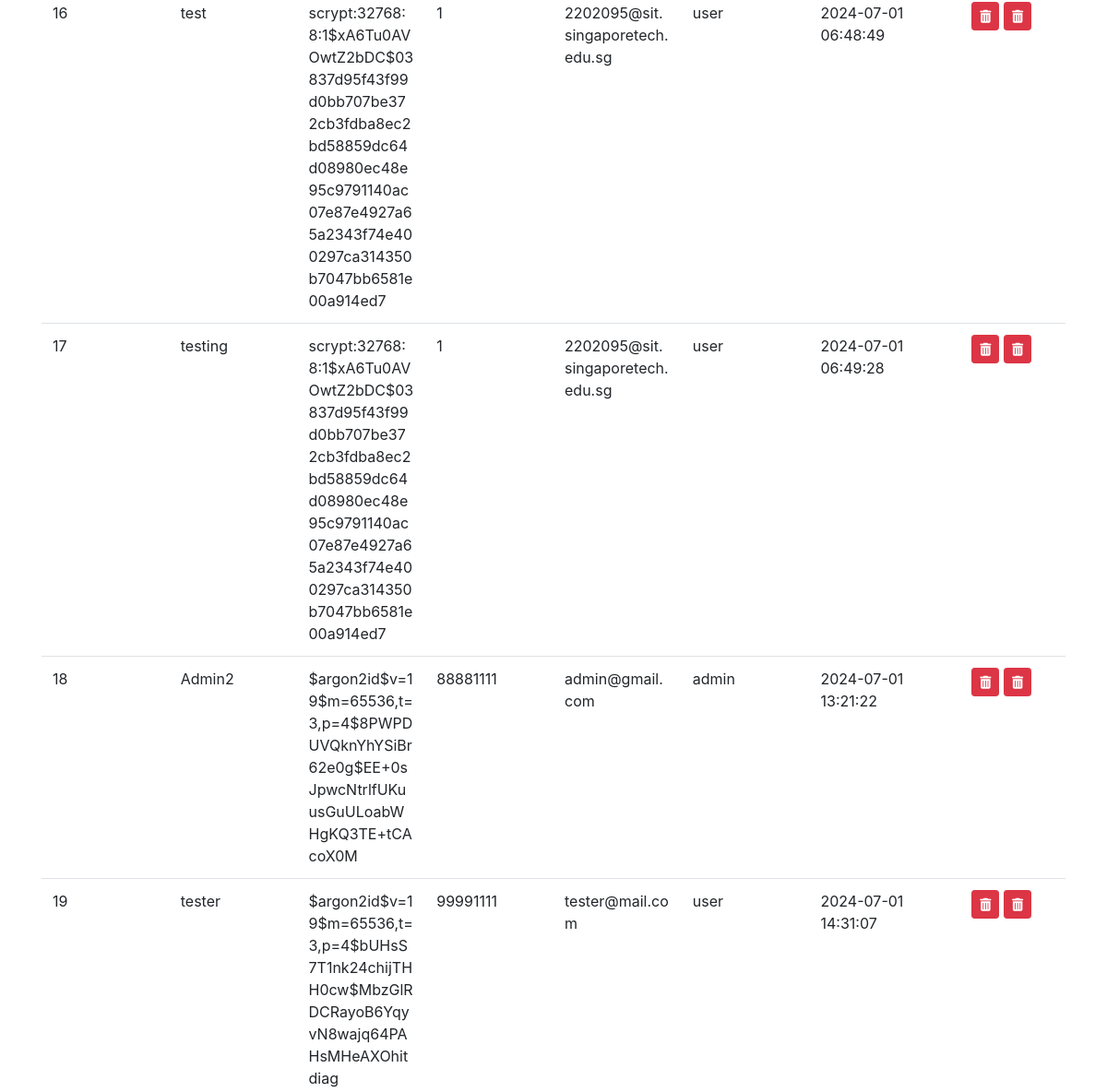
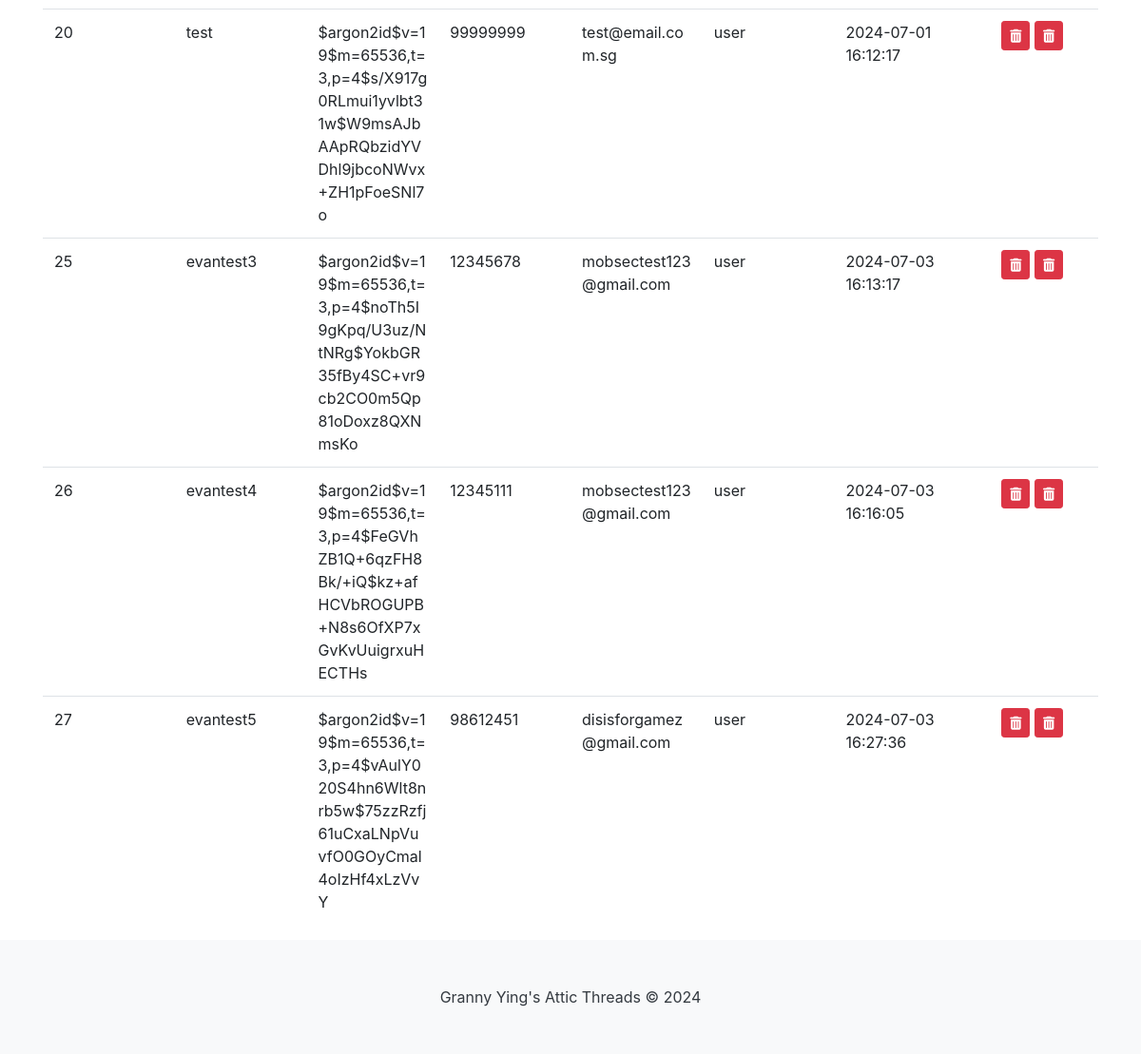
/list (lower part), run on an earlier commit of the app's database (2 pictures, top to bottom).
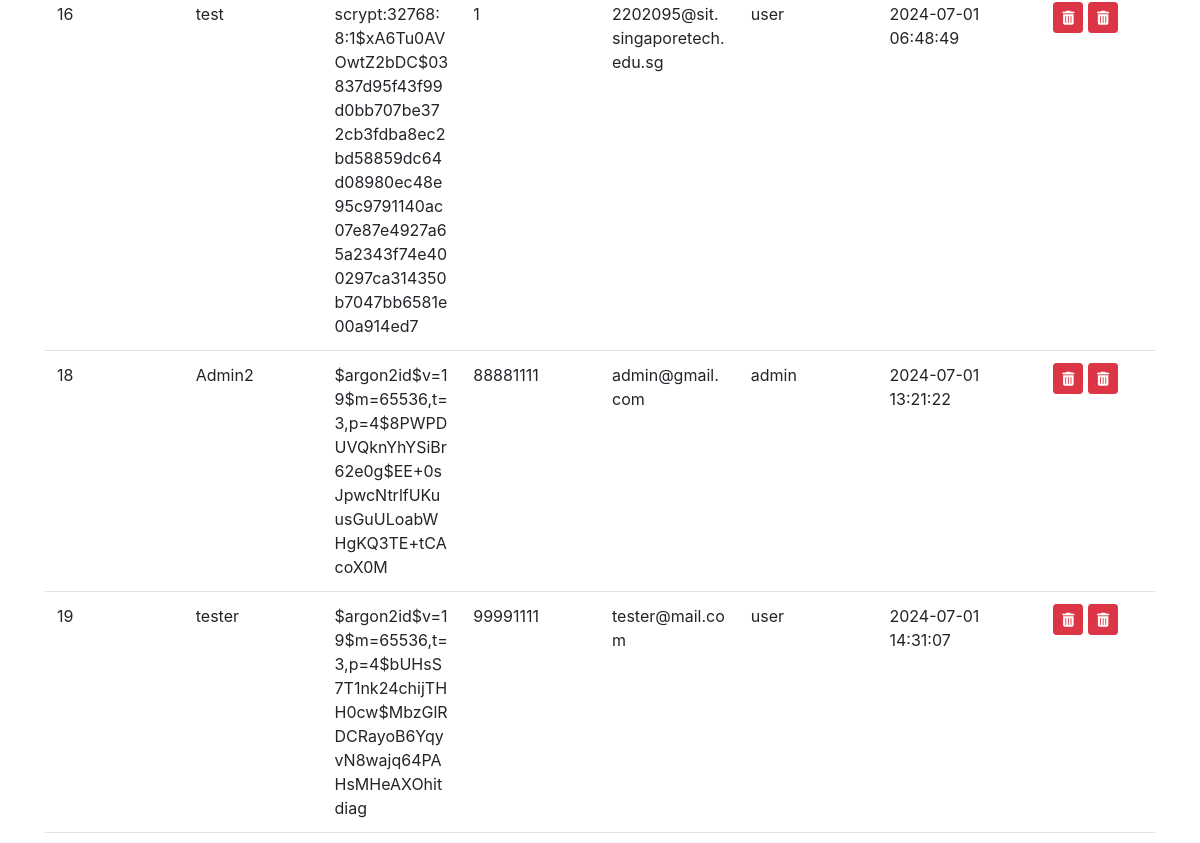
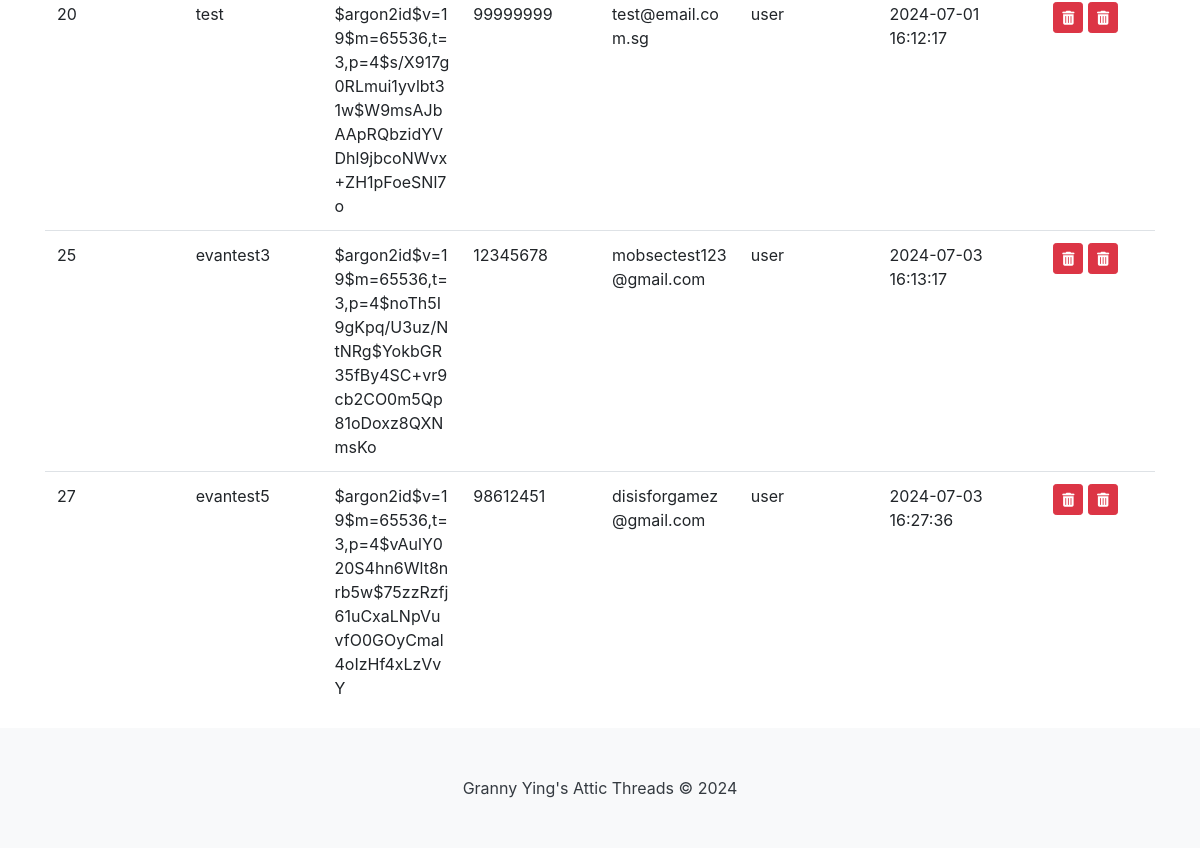
And on a later commit of the database (2 pictures, top to bottom).
### tables this page shows
CREATE TABLE "Users" (
	"user_id"	INTEGER NOT NULL,
	"name"	VARCHAR(45) NOT NULL,
	"password"	VARCHAR(45) NOT NULL,
	"phoneNum"	VARCHAR(45) NOT NULL,
	"email"	VARCHAR(45) NOT NULL,
	"role"	VARCHAR(10) NOT NULL,
	"created_at"	DATETIME,
	"login_attempts"	INTEGER,
	PRIMARY KEY("user_id" AUTOINCREMENT)
);

### app.py (the view)
@app.route("/list")
def list():
    con = sqlite3.connect("database.db")
    con.row_factory = sqlite3.Row
    cur = con.cursor()
    cur.execute("SELECT user_id, * FROM Users")
    rows = cur.fetchall()
    con.close()
    return render_template("list.html", rows=rows)

### app.py (called while the page is built)
@app.before_request
def make_session_permanent():
    session.permanent = True
    app.permanent_session_lifetime = timedelta(hours=1)
    session.modified = True

### templates/list.html (shortened to what this page needs)
<!DOCTYPE html>
<html lang="en">
{% include "header.html" %}
<head>
    <link rel="stylesheet" href="https://stackpath.bootstrapcdn.com/bootstrap/4.3.1/css/bootstrap.min.css">
</head>
<body>
    <div class="container mt-5">
        <div class="table-container">
            <table class="table table-hover">
                <tbody>
                    {% for row in rows %}
                    <tr>
                        <td>{{ row["user_id"] }}</td>
                        <td>{{ row["name"] }}</td>
                        <td>{{ row["password"] }}</td>
                        <td>{{ row["phoneNum"] }}</td>
                        <td>{{ row["email"] }}</td>
                        <td>{{ row["role"] }}</td>
                        <td>{{ row["created_at"] }}</td>
                        <td class="text-center">
                            <form onsubmit="return confirm('Are you sure you want to DELETE this User from the Database?');"
                                action="{{ url_for('delete') }}" method="POST" class="d-inline">
                                <button type="submit" class="btn btn-danger btn-sm"><i class="fas fa-trash-alt"></i></button>
                            </form>
                            <form onsubmit="return confirm('Unlock This Users Account?');"
                                action="{{ url_for('unlock') }}" method="POST" class="d-inline">
                                <button type="submit" class="btn btn-danger btn-sm"><i class="fas fa-trash-alt"></i></button>
                            </form>
                        </td>
                    </tr>
                    {% endfor %}
                </tbody>
            </table>
        </div>
    </div>
    {% include "footer.html" %}
</body>
</html>

### templates/header.html (shortened to what this page needs)
<head>
    <link rel="stylesheet" type="text/css" href="{{ url_for('static', filename='css/site.css')}}" />
    <link rel="stylesheet" href="https://cdn.jsdelivr.net/npm/bootstrap@4.1.3/dist/css/bootstrap.min.css">
    <link rel="stylesheet" href="https://cdn.jsdelivr.net/npm/bootstrap-select@1.13.14/dist/css/bootstrap-select.min.css">
</head>

### templates/footer.html
<footer class="py-5" style="margin-top: auto; background-color: #f8f9fa;">
   <div class="container text-center">
       <span class="text-dark">Granny Ying's Attic Threads &copy; 2024</span>
   </div>
</footer>

### static/css/site.css (style rules this page uses)
html, body { height: 100%; margin: 0; padding: 0; }
body { display: flex; flex-direction: column; }
footer { background-color: rgb(86, 136, 132); width: 100%; flex-shrink: 0; }

### templates/list.html (style rules this page uses)
.table-container { overflow-x: auto; }
.table { width: 100%; table-layout: fixed; }

What changed in the data, as far as the page shows it:
removed Users: user_id "17", name "testing", password "scrypt:32768:8:1$xA6Tu0AVOwtZ2bDC$03837d95f43f99d0bb707be372cb3fdba8ec2bd58859dc64d08980ec48e95c9791140ac07e87e4927a65a2343f74e400297ca314350b7047bb6581e00a914ed7", phoneNum "1", email "2202095@sit.singaporetech.edu.sg", role "user", created_at "2024-07-01 06:49:28"
removed Users: user_id "26", name "evantest4", password "$argon2id$v=19$m=65536,t=3,p=4$FeGVhZB1Q+6qzFH8Bk/+iQ$kz+afHCVbROGUPB+N8s6OfXP7xGvKvUuigrxuHECTHs", phoneNum "12345111", email "mobsectest123@gmail.com", role "user", created_at "2024-07-03 16:16:05"
